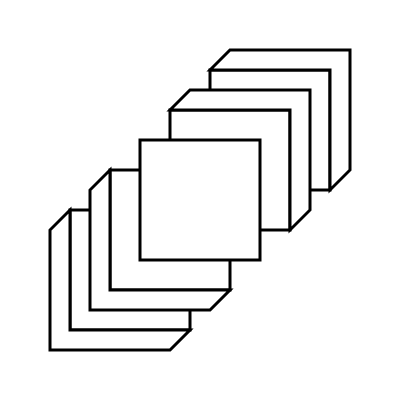
Frame 1 (no input)
Frame 60 (no input): identical to frame 1, image omitted
Frame 120 (the mouse pressed at the canvas centre since frame 60): identical to frame 1, image omitted

The p5.js sketch that drew this single still picture (run headless with seeded random() and noise() and a simulated clock; from frame 60 on, the mouse is pressed at the canvas centre):

// p5.js sketch
// ── sketch.js
//  Dimitri Balzer
//  03.11.2021
//


const SIZE = 400;

function setup() {
  createCanvas(SIZE, SIZE);
}

function draw() {
  background(255, 255, 255);
  fill(255, 255, 255);
  strokeWeight(3)

  let sqaureSize = 120;

  // Unterste Ebene
  cube(
    SIZE / 2 - 70,
    SIZE / 2 + 70,
    sqaureSize,
    true,
    20
  )

  cube(
    SIZE / 2 + 70,
    SIZE / 2 - 70,
    sqaureSize,
    true,
    20,
    true
  )

  // Zweite Ebene
  cube(
    SIZE / 2 - 30,
    SIZE / 2 + 30,
    sqaureSize,
    true,
    20,
    false
  )

  cube(
    SIZE / 2 + 30,
    SIZE / 2 - 30,
    sqaureSize,
    true,
    20,
    true
  )

  // Höhste ebene
  cube(
    SIZE / 2,
    SIZE / 2,
    sqaureSize
  )
}

function cube(xPos, yPos, size, volume=false, depth=15, down=false) {

  verticeTopLeft = { x : xPos - size / 2, y : yPos - size / 2 }
  verticeTopRight = { x : xPos + size / 2, y : yPos - size / 2 }
  verticeBottomLeft = { x : xPos - size / 2, y : yPos + size / 2 }
  verticeBottomRight = { x : xPos + size / 2, y : yPos + size / 2 }

  beginShape()
  vertex(verticeTopLeft.x, verticeTopLeft.y)
  vertex(verticeTopRight.x, verticeTopRight.y)
  vertex(verticeBottomRight.x, verticeBottomRight.y)
  vertex(verticeBottomLeft.x, verticeBottomLeft.y)
  endShape(CLOSE)

  let factor = down ? -1 : 1;

  if (volume) {
    beginShape()
    vertex(verticeTopLeft.x, verticeTopLeft.y)
    vertex(verticeTopLeft.x - depth * factor, verticeTopLeft.y + depth * factor)
    !down 
      ? vertex(verticeBottomLeft.x - depth * factor, verticeBottomLeft.y + depth * factor)
      : vertex(verticeTopRight.x - depth * factor, verticeTopRight.y + depth * factor)
    vertex(verticeBottomRight.x - depth * factor, verticeBottomRight.y + depth * factor)
    vertex(verticeBottomRight.x, verticeBottomRight.y)
    !down 
      ? vertex(verticeBottomLeft.x, verticeBottomLeft.y)
      : vertex(verticeTopRight.x, verticeTopRight.y)
    endShape(CLOSE)
  }
}
